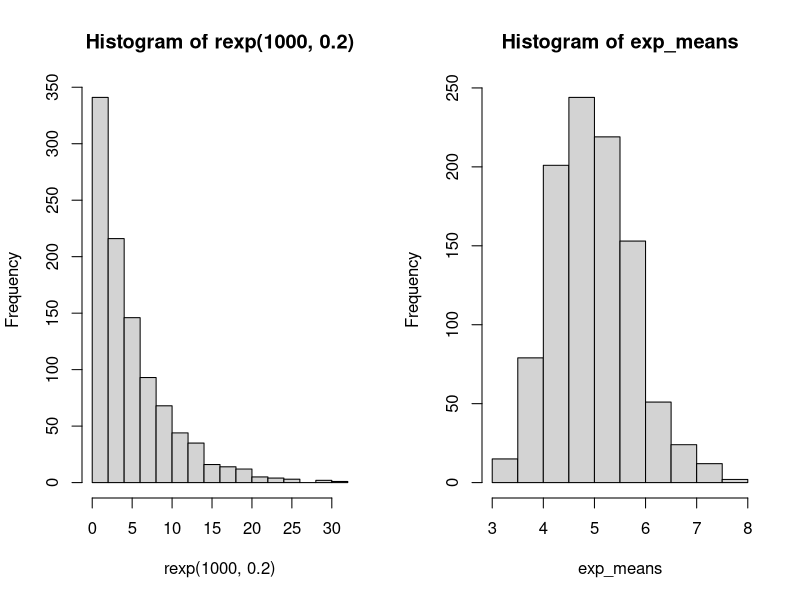
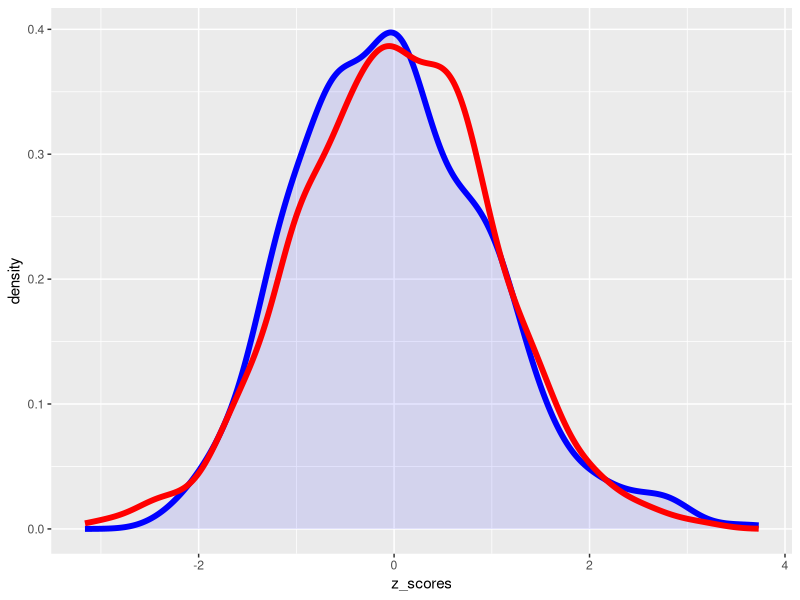

These figures' R source, in order:
## simExercises.R

## Invesitage exponential distribution and compae with CLT

## Specifically:
## 1. Simulate the distribution using rexp(n, lambda), where
## lambda = 0.2. Note that I need to investigate the averages of 40
## exponentials and do 1000 simulations
## 2. Show the sample mean and compare it to the theoretical mean of 
## the distribution
## 3. Show how variable the sample is (via variance) and compare to the
## theoretical variance o fthe distribution
## 4. Show that the distribution is approximately normal (focus on the 
## difference between the distribution of a large collection of random
## exponentials and the distribution of a large collection of averages 
## of 40 exponentials

## Note that theoretical mean = sd = 1/lambda

###########################################################################

## Bring in package
library(ggplot2)

## Create a distribution of 1000 averages and sds of 40 random exponentials
exp_means <- NULL
exp_sds <- NULL
for (i in 1:1000) exp_means = c(exp_means, mean(rexp(40,0.2)))
for (i in 1:1000) exp_sds = c(exp_sds, sd(rexp(40,0.2)))


## Plot a histogram of 1000 random exponentials and one of 1000 averages
## of 40 random exponentials
par(mfrow = c(1,2))
hist(rexp(1000,0.2))
hist(exp_means)


## I think I should normalize the data as a bunch of z-scores and then plot
## The standard normal vs the data
plot_data <- data.frame(z_scores = (exp_means - mean(exp_means))/sd(exp_means))
plot_data$norm_scores <- rnorm(1000)
g <- ggplot(plot_data,aes(z_scores))
g + geom_density(color="blue",fill="blue",alpha=0.1,size=2) + geom_density(aes(norm_scores),color = "red",size=2)


